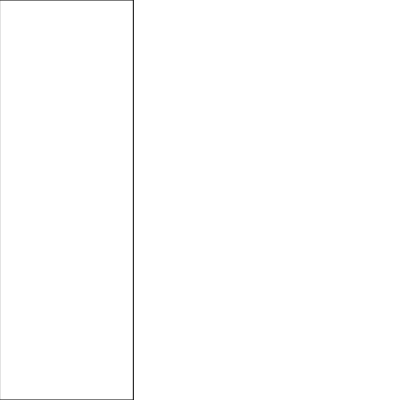
Frame 1 (no input)
Frame 60 (no input): identical to frame 1, image omitted
Frame 120 (the mouse pressed at the canvas centre since frame 60): identical to frame 1, image omitted

The p5.js sketch that drew this single still picture (run headless with seeded random() and noise() and a simulated clock; from frame 60 on, the mouse is pressed at the canvas centre):

// p5.js sketch
// ── sketch.js
// https://editor.p5js.org/jht9629-gmail/sketches/-cX-O-25n
// three columns hover v2

// Change the behavior so that when you mouse over a column, you turn it red and it stays red until the next time you mouse over it again, at which point the column goes back to white. (Just get this working for one column.)

let aw;
let clr = 255;
let wasIn = false;

function setup() {
  createCanvas(400, 400);
  aw = width / 3;
}

function draw() {
  background(255);
  
  let isIn1 = mouseX > 0 && mouseX < aw
  if (isIn1) {
    if (wasIn) {
      // still in first column
    }
    else {
      // mouse moving into first colum
      // flip color
      clr = (clr == 'red') ? 255 : 'red'
      // if (clr == 'red') clr = 255;
      // else ckr = 'red'
    }
    // rect(0,0,aw,height)
  }
  wasIn = isIn1;
  
  fill(clr);
  rect(0,0,aw,height)

  // Lets not get distracted by other columns
  // if (mx > aw && mx < aw * 2) {
  //   rect(aw,0,aw,height)
  // }
  // if (mx > aw*2 && mx < aw*3) {
  //   rect(aw*2,0,aw,height)
  // }
}

// https://editor.p5js.org/jht9629-gmail/sketches/hLi5Fdtxo
// three columns hover v1
